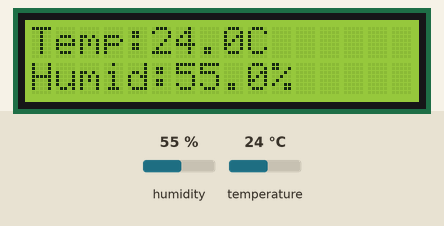
This sketch was run on a simulated Arduino Uno, built with avr-gcc and run on an emulated ATmega328P. Shown: 16×2 character LCD. The inputs (shaded band) are chosen by the test bench; at power-on: humidity 55 %, temperature 24 °C. What the sketch prints to the serial monitor is not drawn.

Above: at 1.2 s.
1.3 s: humidity set to 22 %
At 3.0 s:
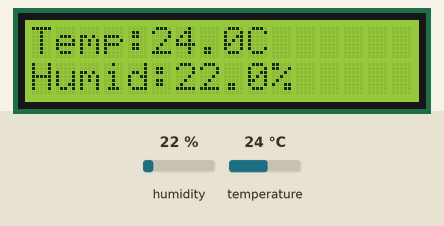
4.1 s: temperature set to 12 °C
At 5.1 s:
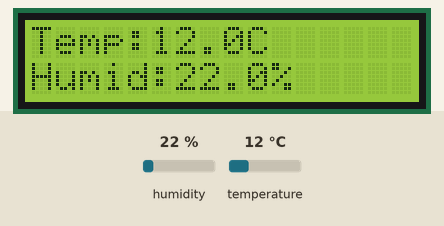
6.9 s: humidity set to 40 %
At 9.3 s:
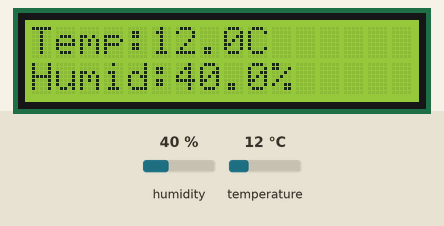
9.9 s: temperature set to 19 °C
At 11.4 s:
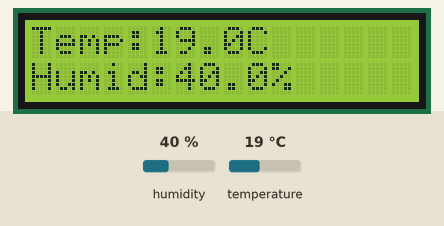
12.7 s: humidity set to 68 %
At 15.6 s:
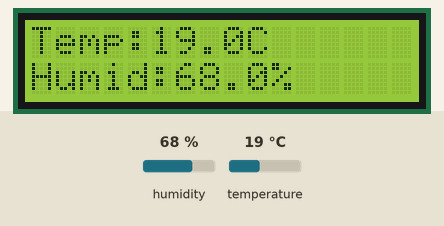
Timing chart, 0 to 17.1 s (numbered marks = the images above; inputs shaded):
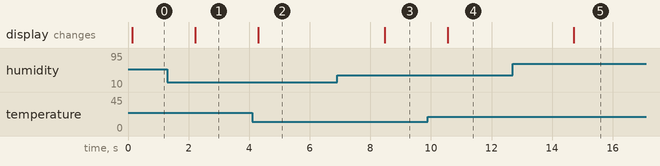

Measured:
- after the input at 1.3 s, the display: changes after 0.93 s (image 1)
- after the input at 4.1 s, the display: changes after 0.21 s (image 2)
- after the input at 6.9 s, the display: changes after 1.6 s (image 3)
- after the input at 9.9 s, the display: changes after 0.65 s (image 4)
- after the input at 12.7 s, the display: changes after 2.0 s (image 5)

The sketch:

DHT_Unified_Sensor.ino
```cpp
#include <Wire.h>
#include <LiquidCrystal_I2C.h>
#include <DHT.h>
#include <math.h>  // For log() and exp()

LiquidCrystal_I2C lcd(0x27, 16, 2);

#define DHTPIN A3
#define DHTTYPE DHT11
DHT dht(DHTPIN, DHTTYPE);

float h;   // humidity
float t;   // temperature
float dp;  // dew point
float rh;  // recomputed relative humidity
float hi;  // heat index

void setup() {
  Serial.begin(9600);
  Serial.println("Temperature and Humidity Sensor Test");

  dht.begin();
  lcd.init();
  lcd.backlight();
}

void loop() {
  // === Reading sensor values (floats for decimal precision) ===
  h = dht.readHumidity();
  t = dht.readTemperature();

  // === Compute dew point using Magnus formula ===
  float gamma = (17.625 * t) / (243.04 + t) + log(h / 100.0);
  dp = (243.04 * gamma) / (17.625 - gamma);

  // === Recompute RH using given formula ===
  float rh_top = exp((17.625 * dp) / (243.04 + dp));
  float rh_bottom = exp((17.625 * t) / (243.04 + t));
  rh = 100.0 * (rh_top / rh_bottom);

  // === Compute Heat Index (feels-like temperature) ===
  hi = dht.computeHeatIndex(t, h, false);  // false = Celsius

  // === Serial output ===
  Serial.print("Temp: ");
  Serial.print(t, 1);
  Serial.print(" °C, Humidity: ");
  Serial.print(h, 1);
  Serial.print(" %, Dew Point: ");
  Serial.print(dp, 1);
  Serial.print(" °C, Recalc RH: ");
  Serial.print(rh, 1);
  Serial.print(" %, Heat Index: ");
  Serial.print(hi, 1);
  Serial.println(" °C");

  // === LCD output (TEMP + HUMIDITY only) ===
  lcd.clear();
  lcd.setCursor(0, 0);
  lcd.print("Temp:");
  lcd.print(t, 1);
  lcd.print("C ");

  lcd.setCursor(0, 1);
  lcd.print("Humid:");
  lcd.print(h, 1);
  lcd.print("%");

  delay(2000);
}
```
